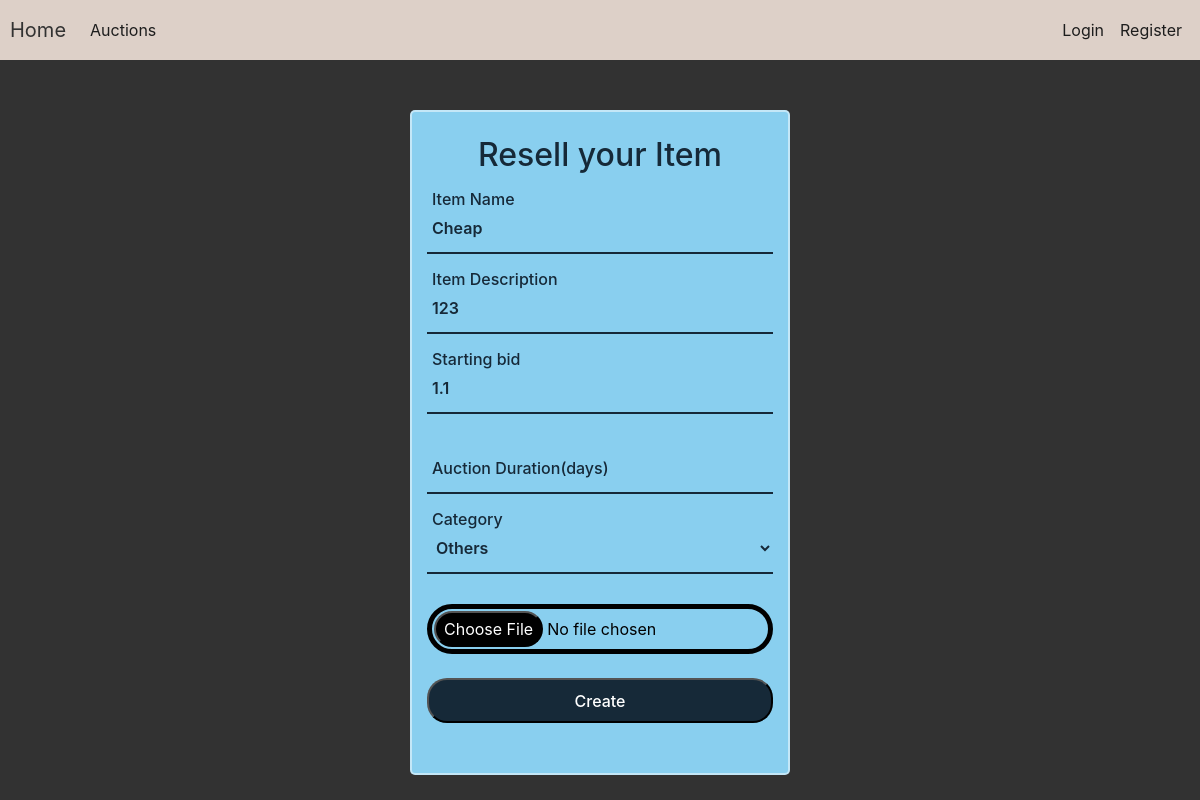
/resell/1, run on an earlier commit of the app's database.
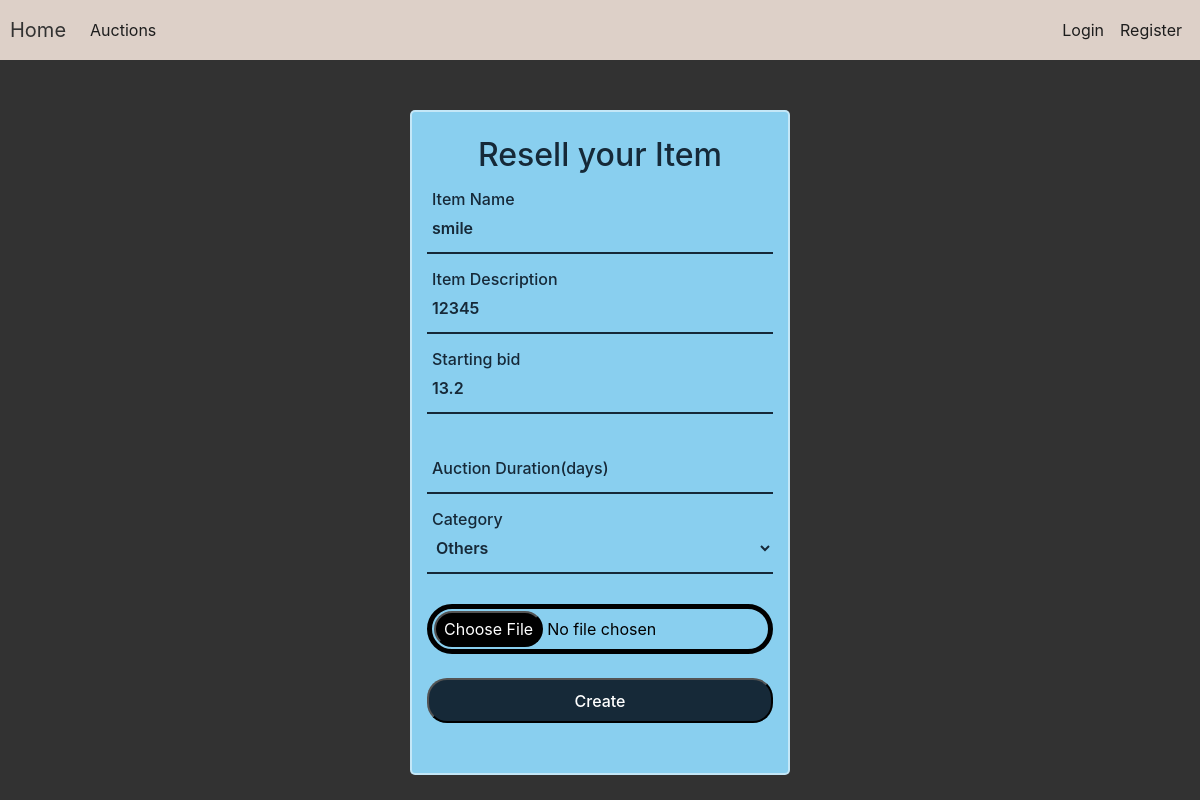
And on a later commit of the database.
### auction/models.py (models this page shows, shortened)
class Item(db.Model):
    id = db.Column(db.Integer(),primary_key=True)
    name = db.Column(db.String(length=30),nullable=False,unique=True)
    description = db.Column(db.String(length=1024),nullable=False)
    start = db.Column(db.String(length=30),nullable=False)
    end = db.Column(db.String(length=30), nullable=False)
    current_bid = db.Column(db.Float,nullable=False)
    category = db.Column(db.String(),nullable=False)
    step = db.Column(db.Float,nullable=False)
    seller_id = db.Column(db.Integer())
    bidder_id = db.Column(db.Integer())
    owner = db.Column(db.Integer(),db.ForeignKey('user.id'))
    image = db.Column(db.String(length=255))
    sold = db.Column(db.String(length=10))

### auction/routes.py (the view, shortened to what this page needs)
@app.route('/resell/<int:item_id>', methods=['GET', 'POST'])
def resell_page(item_id):
    current_time = datetime.now()
    form = ItemResellForm()
    item = Item.query.filter_by(id=item_id).first()
    form.name.default = item.name[:-6]
    form.description.default = item.description
    form.current_bid.default = item.current_bid
    form.data['name'] = item.name[:-6]
    form.data['description'] = item.description
    form.data['current_bid'] = item.current_bid
    if request.method == 'GET':
        form.process()
    if form.errors != {}:
        for error in form.errors.values():
            flash(error, 'fail')
    return render_template('resell_page.html', item=item,form=form)

### auction/forms.py
class ItemResellForm(FlaskForm):
    name = StringField(label='Item name:',validators=[Length(max=30),DataRequired()])
    description = StringField(label='Description',validators=[Length(max=1250),DataRequired()])
    current_bid = FloatField(label='Starting bid:',validators=[DataRequired()])
    duration = IntegerField(label='Auction duration(days): ',validators=[DataRequired()])
    photo = FileField(label="Upload an image",validators=[DataRequired()])
    category_choices = [("Others", "Others"),("Watches", "Watches"), ("Books", "Books"), ("Accessories", "Accessories"),("Clothes", "Clothes"),("Art", "Art"),("Music", "Music"),("Gifts", "Gifts")]
    category = SelectField(label='Category:', choices=category_choices, validators=[DataRequired()])
    submit = SubmitField(label='Create')

### auction/templates/resell_page.html (shortened to what this page needs)
{% extends 'base.html' %}
 {% block content %}
<body>
<div class="container create_item_form">
<form method="POST" class="form-register" style="color:white;" enctype="multipart/form-data">
    <br>
    <h1 class="march_pink">
        Resell your Item
    </h1>
    <div class="input-box">
    {{ form.name(class="input")}}
        <label>Item Name</label>
        </div>
    <div class="input-box">
    {{ form.description(class="input")}}
        <label>Item Description</label>
        </div>
<div class="input-box">
    {{ form.current_bid(class="input")}}
<label>Starting bid</label>
        </div>
<div class="input-box">
    {{ form.duration(class="input")}}
<label>Auction Duration(days)</label>
        </div>
    <div class="input-box">
    {{ form.category(class="input")}}
<label>Category</label>
        </div>
    {{ form.photo(class="form-control-file customfile")}}
    <br>
    {{ form.submit(class="btn1") }}
</form>
    </div>
</body>
 {% endblock %}

### auction/templates/base.html (shortened to what this page needs)
<!doctype html>
<html lang="en">
   <head>
      <link rel="stylesheet" href="https://cdn.jsdelivr.net/npm/bootstrap@4.5.3/dist/css/bootstrap.min.css">
      <link rel="stylesheet" href="{{ url_for('static', filename='style.css') }}">
   </head>
   <body>
     <nav class="navbar navbar-expand-md navbar-dark bg-dark">
    <a class="navbar-brand" href="{{ url_for('home_page') }}">Home</a>
    <div class="collapse navbar-collapse" id="navbarNav">
        <ul class="navbar-nav mr-auto">
            <li class="nav-item active">
                <a class="nav-link nav-link-button" href="{{ url_for('auction_page') }}">Auctions <span class="sr-only">(current)</span></a>
            </li>
        </ul>
        {% if current_user.is_authenticated %}
        <ul class="navbar-nav">
            <li class="nav-item">
                <a class="nav-link nav-link-button" href="{{ url_for('download_mobile_app') }}">Download App</a>
            </li>
            <li class="nav-item">
                <a class="nav-link nav-link-button" href="{{ url_for('mail_box') }}">Mail Box</a>
            </li>
            <li class="nav-item">
                <a class="nav-link nav-link-button" href="{{ url_for('owned_items_page') }}">Owned Items</a>
            </li>
            <li class="nav-item">
                <a class="nav-link money">{{ current_user.show_budget() }}<span class="dollar-sign">$</span></a>
            </li>
            <li class="nav-item">
                <a class="nav-link nav-link-button" href="{{ url_for('user_profile') }}">
                    Welcome, {{ current_user.username }}
                </a>
            </li>
            <li class="nav-item">
                <a class="nav-link nav-link-button" href="{{ url_for('logout_page') }}">Logout</a>
            </li>
        </ul>
        {% else %}
        <ul class="navbar-nav">
            <li class="nav-item">
                <a class="nav-link nav-link-button" href="{{ url_for('login_page') }}">Login</a>
            </li>
            <li class="nav-item">
                <a class="nav-link nav-link-button" href="{{ url_for('register_page') }}">Register</a>
            </li>
        </ul>
        {% endif %}
    </div>
</nav>
      {% block content %}
      {% endblock %}
   </body>
</html>

### auction/static/style.css (style rules this page uses)
* { box-sizing: border-box; margin: 0; padding: 0; }
.march_pink { color: #162938; text-align: center; font-size: 2em; }
.create_item_form { display: flex; height: 100%; place-items: center; background: #89cfef; padding-bottom: 50px; margin-top: 50px; width: 380px; border-radius: 5px; border: 2px solid rgba(255,255,255,.5); justify-content: center; align-items: center; }
.input-box { position: relative; width: 100%; height: 50px; border-bottom: 2px solid #162938; margin: 30px 0; }
.input-box label { position: absolute; top: 50%; left: 5px; transform: translateY(-50%); font-size: 1em; color: #162938; font-weight: 500; pointer-events: none; transition: .5s; }
.input { width:100%; height: 100%; background: transparent; border: none; outline: none; font-size: 1em; color: #162938; font-weight: 600; padding: 0 35px 0 5px; }
.input:focus~label, .input:valid~label { top: -5px; }
.btn1 { width:100%; height: 45px; background: #162938; outline:none; border-radius: 20px; cursor: pointer; font-size: 1em; color: #fff; font-weight: 500; }
.customfile { border: 5px solid #000; border-radius: 50px; padding: 2px; color:black; }
.navbar { z-index: 1030; }
.nav-link { color: #1D1D1D !important; }
.navbar { height: 60px; padding: 10px 10px; }
.navbar-brand { color: #323232 !important; }

### auction/templates/base.html (style rules this page uses)
body { background-color: #323232; color: white }
.bg-dark { background-color: #DDD0C8 !important; }

What changed in the data, as far as the page shows it:
changed Item "Others": name "Cheap" → "smile"; description "123" → "12345"; current_bid "1.1" → "13.2"
